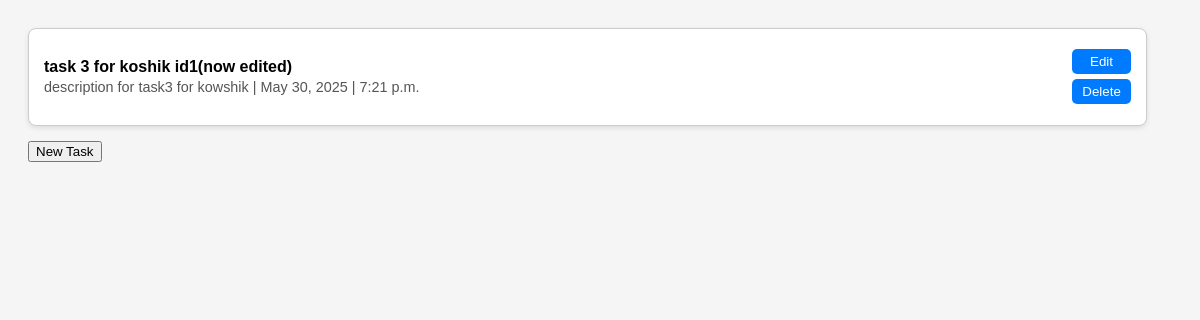
Page /tasks/ (signed in) on the committed database.
### routes/models.py (models this page shows)
class Task(models.Model):
    id = models.AutoField(primary_key=True, unique=True)
    user = models.ForeignKey(User, on_delete = models.CASCADE, related_name = "tasks" , null=True, blank=True )
    date = models.DateField()
    time = models.TimeField()
    title = models.CharField(max_length = 150, blank = False)
    description = models.TextField(max_length = 300, blank = False)
    lat = models.FloatField(blank = False)
    lon = models.FloatField(blank = False)

### routes/views.py (the view)
# urls.py: path('tasks/', views.task_list, name="task_list"),
def task_list(request):
    return render(request, 'tasks.html', {"tasks" : Task.objects.filter(user_id = request.session.get("id"))} )

### routes/templates/tasks.html (shortened to what this page needs)
<DOCTYPE html>
<html lang="en">
	<head>
    </head>
	<body>
		{% for task in tasks %}
		  <div class="task">
			<div class="task-info">
				<div class="task-title">{{ task.title }}</div>
				<div class="task-details">{{ task.description }} | {{ task.date }} | {{ task.time }} </div>
			  </div>
			  <div class="task-actions">
				  <button onclick= 'window.location.href = "http://127.0.0.1:8000/edit/{{task.id}}/" ' >Edit</button>
				  <button onclick= 'window.location.href = "http://127.0.0.1:8000/delete/{{task.id}}/" ' >Delete</button>
			  </div>
		  </div>
		  {% endfor %}
		  <button onclick= "window.location.href = 'http://127.0.0.1:8000/newtask/'  ">New Task</button>
	</body>
</html>

### routes/templates/tasks.html (style rules this page uses)
body { font-family: Arial, sans-serif; background: #f5f5f5; padding: 20px; }
.task { width: 95%; height: 2cm; background-color: white; border: 1px solid #ccc; border-radius: 8px; margin-bottom: 15px; padding: 10px 15px; box-shadow: 0 2px 5px rgba(0, 0, 0, 0.1); display: flex; align-items: center; justify-content: space-between; }
.task-info { flex-grow: 1; }
.task-title { font-weight: bold; margin-bottom: 3px; }
.task-details { font-size: 0.9em; color: #555; }
.task-actions { display: flex; flex-direction: column; gap: 5px; margin-left: 20px; }
.task-actions button { padding: 5px 10px; border: none; border-radius: 5px; cursor: pointer; background-color: #007BFF; color: white; }

### rows in the picture
Task: title "task 3 for koshik id1(now edited)", description "description for task3 for kowshik", date "May 30, 2025", time "7:21 p.m."
